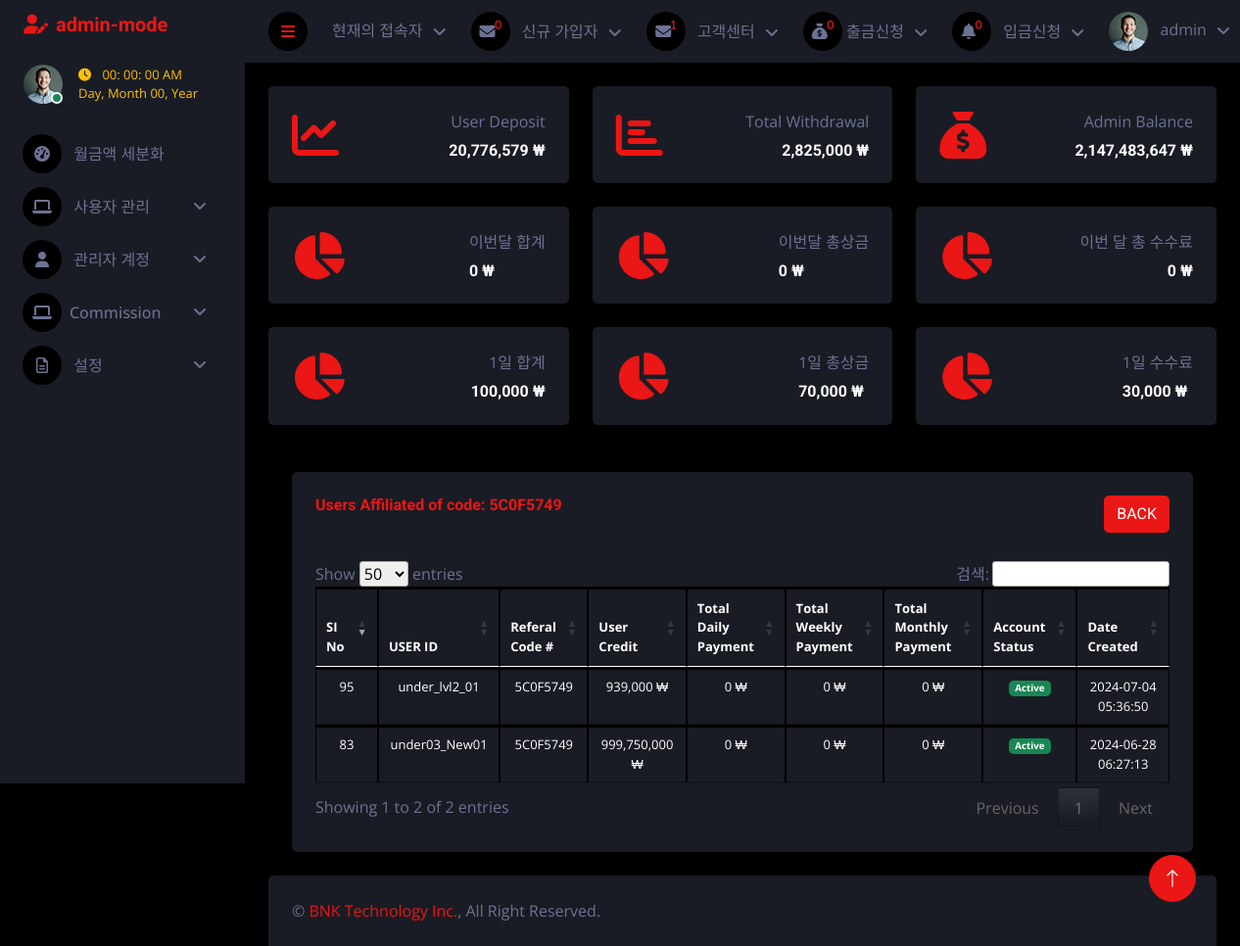
Page /admin/index.php?users_affiliated=5C0F5749 (signed in) on the committed database.
### tables this page shows
CREATE TABLE `users` (
  `id` int(11) NOT NULL,
  `name` varchar(255) NOT NULL,
  `phone` varchar(255) NOT NULL,
  `email` varchar(255) NOT NULL,
  `userid` varchar(255) NOT NULL,
  `bod` varchar(11) NOT NULL,
  `credit` int(100) NOT NULL,
  `bank_name` varchar(255) NOT NULL,
  `bank_acct_num` int(255) NOT NULL,
  `password` varchar(255) NOT NULL,
  `referal_code` varchar(255) NOT NULL,
  `affiliated_agent_code` varchar(255) NOT NULL,
  `percentage` varchar(255) NOT NULL,
  `verify_token` varchar(255) NOT NULL,
  `verify_status` int(2) NOT NULL DEFAULT 0 COMMENT '0=no,1=yes',
  `is_ban` tinyint(2) NOT NULL DEFAULT 0 COMMENT '0=not,1=banned',
  `memo` varchar(255) NOT NULL,
  `admin_message` varchar(255) NOT NULL,
  `created_at` timestamp NOT NULL DEFAULT current_timestamp()
);

### admin/users_affiliated.php (the view, shortened to what this page needs)
<div class="container-fluid pt-4 px-4">
    <div class="row g-4">
        <div class="col-sm-12">
            <div class="bg-secondary rounded h-100 p-4">
                <?php
                if (isset($_GET['users_affiliated'])) {
                    $user_id = $_GET['users_affiliated'];
                ?>
                    <h6 class="mb-4 text-left text-primary">
                        Users Affiliated of code: <?php echo htmlspecialchars($user_id); ?>
                        <a href="index.php?view_admin" class="btn btn-primary float-end">BACK</a>
                    </h6>
                    <br>
                <?php
                } else {
                    echo '<h6 class="mb-4 text-left text-primary">Users Affiliated <a href="index.php?view_admin" class="btn btn-primary float-end">BACK</a></h6><br>';
                }
                ?>
                <div class="table-responsive text-center">
                    <table class="table table-bordered text-white text-center" style="font-size: small;" id="myTable">
                        <thead>
                            <tr>
                                <th>SI No</th>
                                <th>USER ID</th>
                                <th>Referal Code #</th>
                                <th>User Credit</th>
                                <th>Total Daily Payment</th>
                                <th>Total Weekly Payment</th>
                                <th>Total Monthly Payment</th>
                                <th>Account Status</th>
                                <th>Date Created</th>
                            </tr>
                        </thead>
                        <tbody>
                            <?php
                            if (isset($_GET['users_affiliated'])) {
                                $user_id = $_GET['users_affiliated'];
                                $sql = "SELECT * FROM users WHERE referal_code = '$user_id'";
                                $result_query = $conn->query($sql);
                                $today_date = date('Y-m-d');
                                $start_of_week = date('Y-m-d', strtotime('last Monday', strtotime($today_date)));
                                $start_of_month = date('Y-m-01', strtotime($today_date));
                                while ($run_query = mysqli_fetch_array($result_query)) {
                                    $id = $run_query['id'];
                                    $userid = $run_query['userid'];
                                    $referal_code = $run_query['referal_code'];
                                    $credit = $run_query['credit'];
                                    $created_at = $run_query['created_at'];
                                    $sum_daily_query = "SELECT SUM(payment) as total_daily_payment
                                    FROM user_purchases
                                    WHERE username = '$userid'
                                    AND referal_code = '$referal_code'
                                    AND DATE(date_purchase) = '$today_date'";
                                    $sum_weekly_query = "SELECT SUM(payment) as total_weekly_payment
                                    FROM user_purchases
                                    WHERE username = '$userid'
                                    AND referal_code = '$referal_code'
                                    AND DATE(date_purchase) >= '$start_of_week'";
                                    $sum_monthly_query = "SELECT SUM(payment) as total_monthly_payment
                                    FROM user_purchases
                                    WHERE username = '$userid'
                                    AND referal_code = '$referal_code'
                                    AND DATE(date_purchase) >= '$start_of_month'";
                                    $check_daily_sum = mysqli_query($conn, $sum_daily_query);
                                    $check_weekly_sum = mysqli_query($conn, $sum_weekly_query);
                                    $check_monthly_sum = mysqli_query($conn, $sum_monthly_query);
                                    $tot_daily_pay = mysqli_fetch_assoc($check_daily_sum);
                                    $total_daily_payment = $tot_daily_pay['total_daily_payment'] ?? 0;
                                    $tot_weekly_pay = mysqli_fetch_assoc($check_weekly_sum);
                                    $total_weekly_payment = $tot_weekly_pay['total_weekly_payment'] ?? 0;
                                    $tot_monthly_pay = mysqli_fetch_assoc($check_monthly_sum);
                                    $total_monthly_payment = $tot_monthly_pay['total_monthly_payment'] ?? 0;
                            ?>
                                    <tr class='text-center'>
                                        <td><?php echo $id ?></td>
                                        <td><?php echo $userid ?></td>
                                        <td><?php echo $referal_code ?></td>
                                        <td><?php echo number_format($credit) ?> ₩</td>
                                        <td><?php echo number_format($total_daily_payment) ?> ₩</td>
                                        <td><?php echo number_format($total_weekly_payment) ?> ₩</td>
                                        <td><?php echo number_format($total_monthly_payment) ?> ₩</td>
                                        <td>
                                            <?php
                                            if ($run_query['is_ban'] == 1) {
                                                echo '<span class="badge bg-danger">Banned</span>';
                                            } else {
                                                echo '<span class="badge bg-success">Active</span>';
                                            }
                                            ?>
                                        </td>
                                        <td><?php echo $created_at ?></td>
                                    </tr>
                            <?php
                                }
                            }
                            ?>
                        </tbody>
                    </table>
                </div>
            </div>
        </div>
    </div>
</div>

### admin/index.php (shortened to what this page needs)
<div class="content">
    <?php include "inc/navbar.php"; ?>
    <div class="container-fluid pt-4 px-4">
        <div class="row g-4">
            <?php
            $query = "SELECT * FROM deposit_mgt";
            $query_run = mysqli_query($conn, $query);
            $user_deposit = 0;
            while ($num = mysqli_fetch_assoc($query_run)) {
                $user_deposit +=  $num['amount_deposit'];
            }
            ?>
            <div class="col-sm-12 col-xl-4">
                <div class="bg-secondary rounded d-flex align-items-center justify-content-between p-4">
                    <i class="fa fa-chart-line fa-3x text-primary"></i>
                    <div class="ms-3">
                        <p class="mb-2 float-end">User Deposit</p>
                        <h6 class="mb-0"><?php echo number_format($user_deposit); ?> ₩</h6>
                    </div>
                </div>
            </div>
            <?php
            $users_withdrawal = "SELECT * FROM users_withdrawal";
            $query_run = mysqli_query($conn, $users_withdrawal);
            $total_withdrawal = 0;
            while ($num = mysqli_fetch_assoc($query_run)) {
                $total_withdrawal +=  $num['amount_withdrawal'];
            }
            ?>
            <div class="col-sm-12 col-xl-4">
                <div class="bg-secondary rounded d-flex align-items-center justify-content-between p-4">
                    <i class="fa fa-chart-bar fa-3x text-primary"></i>
                    <div class="ms-3">
                        <p class="mb-2 float-end">Total Withdrawal</p>
                        <h6 class="mb-0" style="text-align: end;"><?php echo number_format($total_withdrawal) ?> ₩</h6>
                    </div>
                </div>
            </div>
            <?php
            $id = $_SESSION['id'];
            $query = "SELECT admin_credit FROM admins where id = $id";
            $query_run = mysqli_query($conn, $query);
            while ($run_query = mysqli_fetch_array($query_run)) {
                $credit = $run_query['admin_credit'];
            }
            ?>
            <div class="col-sm-12 col-xl-4">
               <div class="bg-secondary rounded d-flex align-items-center justify-content-between p-4">
                   <i class="fa fa-sack-dollar fa-3x text-primary"></i>
                   <div class="ms-3">
                       <p class="mb-2 float-end">Admin Balance</p>
                       <h6 class="mb-0"><?php echo number_format($credit); ?> ₩</h6>
                   </div>
               </div>
            </div>
            <?php
            $pay_monthly = 0;
            ?>
            <div class="col-sm-12 col-xl-4">
                <div class="bg-secondary rounded d-flex align-items-center justify-content-between p-4">
                    <i class="fa fa-chart-pie fa-3x text-primary"></i>
                    <div class="ms-3">
                        <p class="mb-2 float-end">이번달 합계</p>
                        <h6 class="mb-0"><?php echo number_format($pay_monthly); ?> ₩</h6>
                    </div>
                </div>
            </div>
            <?php
            $prize_monthly = 0;
            ?>
            <div class="col-sm-12 col-xl-4">
                <div class="bg-secondary rounded d-flex align-items-center justify-content-between p-4">
                    <i class="fa fa-chart-pie fa-3x text-primary"></i>
                    <div class="ms-3">
                        <p class="mb-2 float-end">이번달 총상금</p>
                        <h6 class="mb-0"><?php echo number_format($prize_monthly); ?> ₩</h6>
                    </div>
                </div>
            </div>
            <?php
            $com_monthly = 0;
            ?>
            <div class="col-sm-12 col-xl-4">
                <div class="bg-secondary rounded d-flex align-items-center justify-content-between p-4">
                    <i class="fa fa-chart-pie fa-3x text-primary"></i>
                    <div class="ms-3">
                        <p class="mb-2 float-end">이번 달 총 수수료</p>
                        <h6 class="mb-0" style="text-align: end;"   ><?php echo number_format($com_monthly); ?> ₩</h6>
                    </div>
                </div>
            </div>
            <?php
            $get_users = "SELECT *, SUM(payment) AS total_payment_amount FROM user_purchases GROUP BY DATE(date_purchase) ORDER BY `date_purchase` ASC";
            $result_query = mysqli_query($conn, $get_users);
            $previous_date = null;
            $total_prize = 0;
            while ($run_query = mysqli_fetch_array($result_query)) {
                if ($previous_date === null || date('Y-m-d', strtotime($previous_date)) != date('Y-m-d', strtotime($run_query['date_purchase']))) {
                    $total_prize = 0;
                }
                $total_prize += $run_query['total_payment_amount'];
                $previous_date = $run_query['date_purchase'];
            }
            ?>
            <div class="col-sm-12 col-xl-4">
                <div class="bg-secondary rounded d-flex align-items-center justify-content-between p-4">
                    <i class="fa fa-chart-pie fa-3x text-primary"></i>
                    <div class="ms-3">
                        <p class="mb-2 float-end">1일 합계</p>
                        <h6 class="mb-0" style="text-align: end;"><?php echo number_format($total_prize); ?> ₩</h6>
                    </div>
                </div>
            </div>
            <?php
            $get_users = "SELECT *, SUM(winning_amount) AS total_prize_amount FROM user_purchases GROUP BY DATE(date_purchase) ORDER BY `date_purchase` ASC";
            $result_query = mysqli_query($conn, $get_users);
            $previous_date = null;
            $total_payment = 0;
            while ($run_query = mysqli_fetch_array($result_query)) {
                if ($previous_date === null || date('Y-m-d', strtotime($previous_date)) != date('Y-m-d', strtotime($run_query['date_purchase']))) {
                    $total_payment = 0;
                }
                $total_payment += $run_query['total_prize_amount'];
                $previous_date = $run_query['date_purchase'];
            }
            ?>
            <div class="col-sm-12 col-xl-4">
                <div class="bg-secondary rounded d-flex align-items-center justify-content-between p-4">
                    <i class="fa fa-chart-pie fa-3x text-primary"></i>
                    <div class="ms-3">
                        <p class="mb-2 float-end">1일 총상금</p>
                        <h6 class="mb-0"><?php echo number_format($total_payment); ?> ₩</h6>
                    </div>
                </div>
            </div>
            <?php
            $get_users = "SELECT *, SUM(admin_fee) AS total_commi_amount FROM admins_fee GROUP BY DATE(date_purchase) ORDER BY `date_purchase` ASC";
            $result_query = mysqli_query($conn, $get_users);
            $previous_date = null;
            $total_commi = 0;
            while ($run_query = mysqli_fetch_array($result_query)) {
                if ($previous_date === null || date('Y-m-d', strtotime($previous_date)) != date('Y-m-d', strtotime($run_query['date_purchase']))) {
                    $total_commi = 0;
                }
                $total_commi += $run_query['total_commi_amount'];
                $previous_date = $run_query['date_purchase'];
            }
            ?>
            <div class="col-sm-12 col-xl-4">
                <div class="bg-secondary rounded d-flex align-items-center justify-content-between p-4">
                    <i class="fa fa-chart-pie fa-3x text-primary"></i>
                    <div class="ms-3">
                        <p class="mb-2 float-end">1일 수수료</p>
                        <h6 class="mb-0"><?php echo number_format($total_commi); ?> ₩</h6>
                    </div>
                </div>
            </div>
        </div>
    </div>
    <div class="container-fluid pt-4 px-4">
        <div class="row g-4">
            <div class="col-12">
                <?php
                if (isset($_GET['users_affiliated'])) {
                    include('users_affiliated.php');
                }
                ?>
            </div>
        </div>
    </div>
    <?php include "inc/footer.php"; ?>

### admin/assets/css/style.css (style rules this page uses)
:root { --primary: #ffe588; --secondary: #191C24; --light: #6C7293; --dark: #000000; }
.btn { transition: .5s; }
.content { margin-left: 250px; min-height: 100vh; background: var(--dark); transition: 0.5s; }
@media (min-width: 992px) { .content { width: calc(100% - 250px); } }

### admin/users_affiliated.php (style rules this page uses)
table.dataTable tbody th, table.dataTable tbody td { padding: 8px 10px; display: absolute; width: 150px; }
table.dataTable th, table.dataTable td { box-sizing: content-box; }
.table-bordered>:not(caption)>*>* { border-width: 3px 1px; }
.table>:not(caption)>*>* { padding: .5rem .5rem; background-color: var(--bs-table-bg); border-bottom-width: 1px; box-shadow: inset 0 0 0 9999px var(--bs-table-accent-bg); }
thead, tbody, tfoot, tr, td, th { border-color: inherit; border-style: solid; border-width: 0; }

### rows in the picture
users: id "83", userid "under03_New01", referal_code "5C0F5749", credit "999,750,000", total_daily_payment "0", total_weekly_payment "0", total_monthly_payment "0", is_ban "Active", created_at "2024-06-28 06:27:13"
users: id "95", userid "under_lvl2_01", referal_code "5C0F5749", credit "939,000", total_daily_payment "0", total_weekly_payment "0", total_monthly_payment "0", is_ban "Active", created_at "2024-07-04 05:36:50"

### other values in the picture
$_SESSION['name'] "admin"
$row_count2 "1"
$user_deposit "20,776,579"
$total_withdrawal "2,825,000"
$credit "2,147,483,647"
$pay_monthly "0"
$prize_monthly "0"
$com_monthly "0"
$total_prize "100,000"
$total_payment "70,000"
$total_commi "30,000"
$user_id "5C0F5749"
